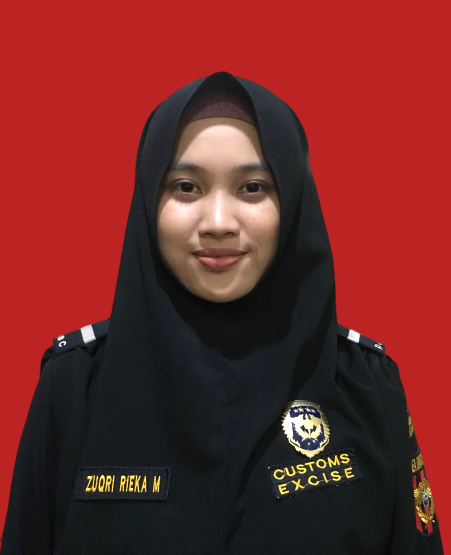
#> input picture kemenkun/photos/199901012018012001.jpg, 451 x 555 px
$ python -i skinDetection.py   (imports and definitions only)
#> lines starting #> are read from the running program, lines starting #| are printed output that depends on the picture; after the words box and inside, x2 and y2 are one past the last pixel; in counts of white or black regions, pixels touching at a corner belong together
#> further down, picture is the input picture: shape (555, 451, 3); mean B, G, R 39.5, 41.2, 112.7
import numpy as np
import cv2
from sklearn.cluster import KMeans
from collections import Counter
import imutils
import pprint
from matplotlib import pyplot as plt


def extractSkin(image):
    # Taking a copy of the image
    img = image.copy()
    # Converting from BGR Colours Space to HSV
    img = cv2.cvtColor(img, cv2.COLOR_BGR2HSV)
#> img: shape (555, 451, 3); mean H, S, V 42.2, 129.6, 115.5

    # Defining HSV Threadholds
    lower_threshold = np.array([0, 48, 80], dtype=np.uint8)
    upper_threshold = np.array([20, 255, 255], dtype=np.uint8)

    # Single Channel mask,denoting presence of colours in the about threshold
    skinMask = cv2.inRange(img, lower_threshold, upper_threshold)
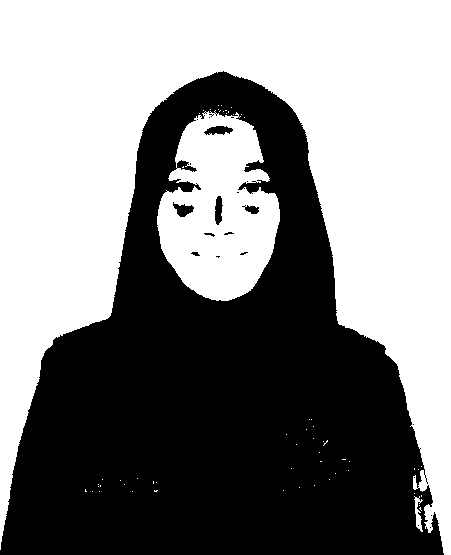
#> skinMask: shape (555, 451); 52.8% white; 22 black regions (15 under 20 px), largest, box (x1, y1, x2, y2) and area: (0, 71, 444, 555) 117441, (204, 126, 233, 135) 175, (173, 202, 194, 217) 172

    # Cleaning up mask using Gaussian Filter
    skinMask = cv2.GaussianBlur(skinMask, (3, 3), 0)

    # Extracting skin from the threshold mask
    skin = cv2.bitwise_and(img, img, mask=skinMask)
#> skin: shape (555, 451, 3); mean H, S, V 1.3, 103.7, 98.7

    # Return the Skin image
    return cv2.cvtColor(skin, cv2.COLOR_HSV2BGR)
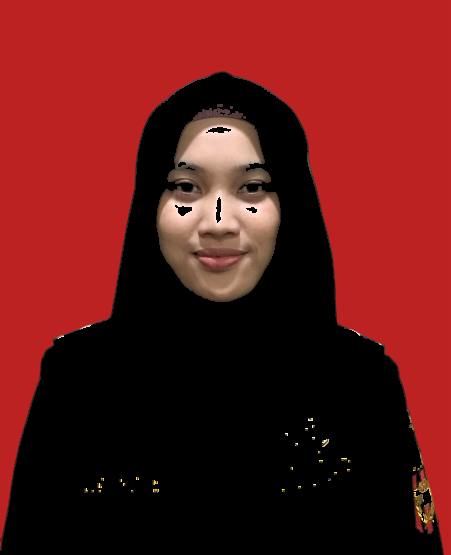
#> returned value: shape (555, 451, 3); mean B, G, R 23.4, 24.9, 98.7


def removeBlack(estimator_labels, estimator_cluster):

    # Check for black
    hasBlack = False

    # Get the total number of occurance for each color
    occurance_counter = Counter(estimator_labels)

    # Quick lambda function to compare to lists
    compare = lambda x, y: Counter(x) == Counter(y)

    # Loop through the most common occuring color
    for x in occurance_counter.most_common(len(estimator_cluster)):

        # Quick List comprehension to convert each of RBG Numbers to int
        color = [int(i) for i in estimator_cluster[x[0]].tolist()]

        # Check if the color is [0,0,0] that if it is black
        if compare(color, [0, 0, 0]) == True:
            # delete the occurance
            del occurance_counter[x[0]]
            # remove the cluster
            hasBlack = True
            estimator_cluster = np.delete(estimator_cluster, x[0], 0)
            break

    return (occurance_counter, estimator_cluster, hasBlack)


# [1 line not run here, left out]

>>> import cv2
>>> picture = cv2.imread('../../kemenkun/photos/199901012018012001.jpg')
>>> result = extractSkin(picture)

$ run again, on kemenkun/photos/199901032018012001.jpg
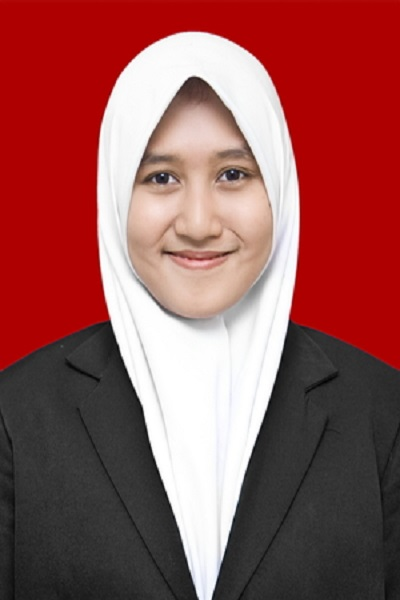
#> input picture kemenkun/photos/199901032018012001.jpg, 400 x 600 px
#> picture is the input picture: shape (600, 400, 3); mean B, G, R 84.1, 85.2, 148.2
#> img: shape (600, 400, 3); mean H, S, V 13, 95.3, 148.5
#> in extractSkin, `skinMask = cv2.inRange(img, lower_threshold, upper_threshold)`:
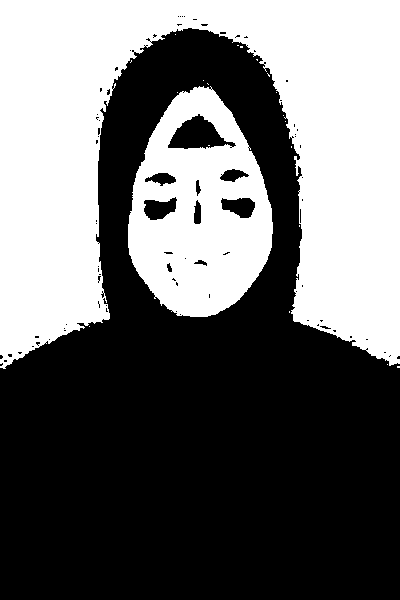
#> skinMask: shape (600, 400); 42.6% white; 21 white regions (19 under 20 px), largest, box (x1, y1, x2, y2) and area: (0, 0, 400, 369) 80738, (128, 86, 273, 317) 21501
#> skin: shape (600, 400, 3); mean H, S, V 2.2, 93.6, 78.5
#> in extractSkin, `return cv2.cvtColor(skin, cv2.COLOR_HSV2BGR)`:
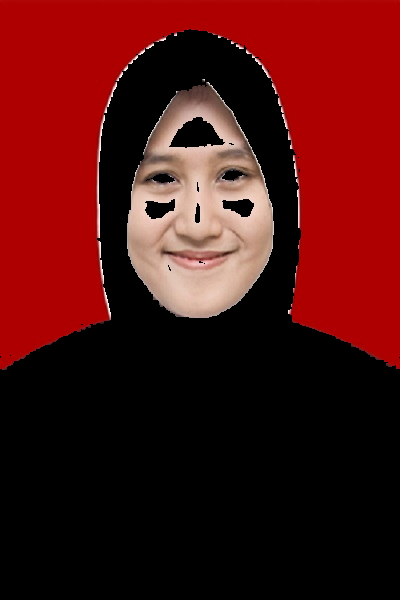
#> returned value: shape (600, 400, 3); mean B, G, R 14.4, 16, 78.5

$ run again, on kemenkun/photos/199901062018012001.jpg
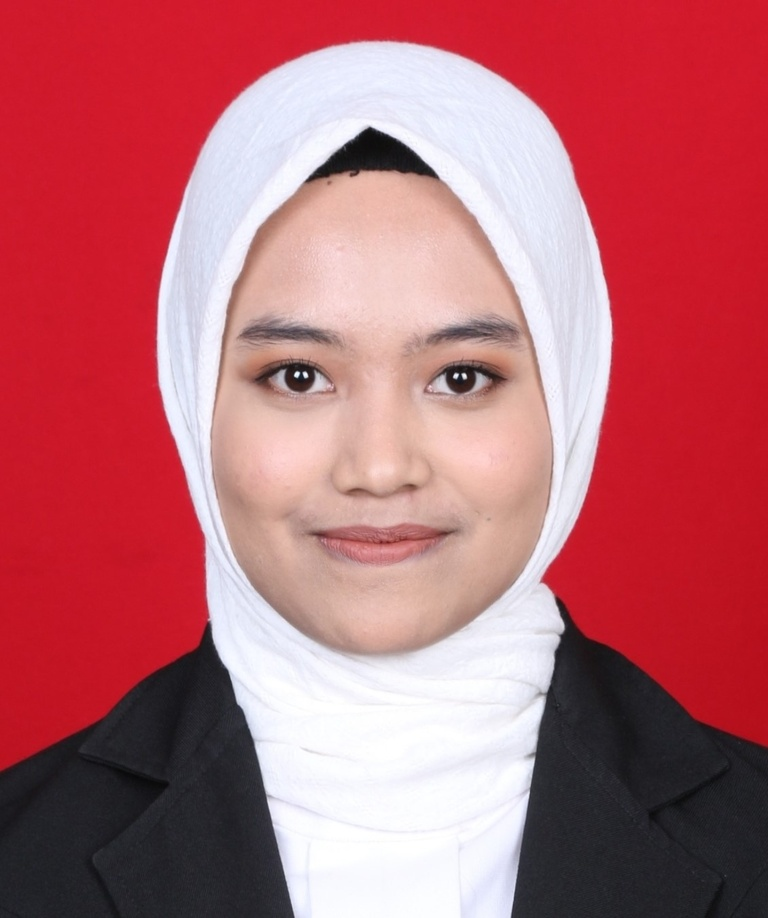
#> input picture kemenkun/photos/199901062018012001.jpg, 768 x 918 px, shrunk from 1130 x 1351 before the run
#> picture is the input picture: shape (918, 768, 3); mean B, G, R 111.9, 103.3, 184.4
#> img: shape (918, 768, 3); mean H, S, V 122.4, 113.1, 187.8
#> in extractSkin, `skinMask = cv2.inRange(img, lower_threshold, upper_threshold)`:
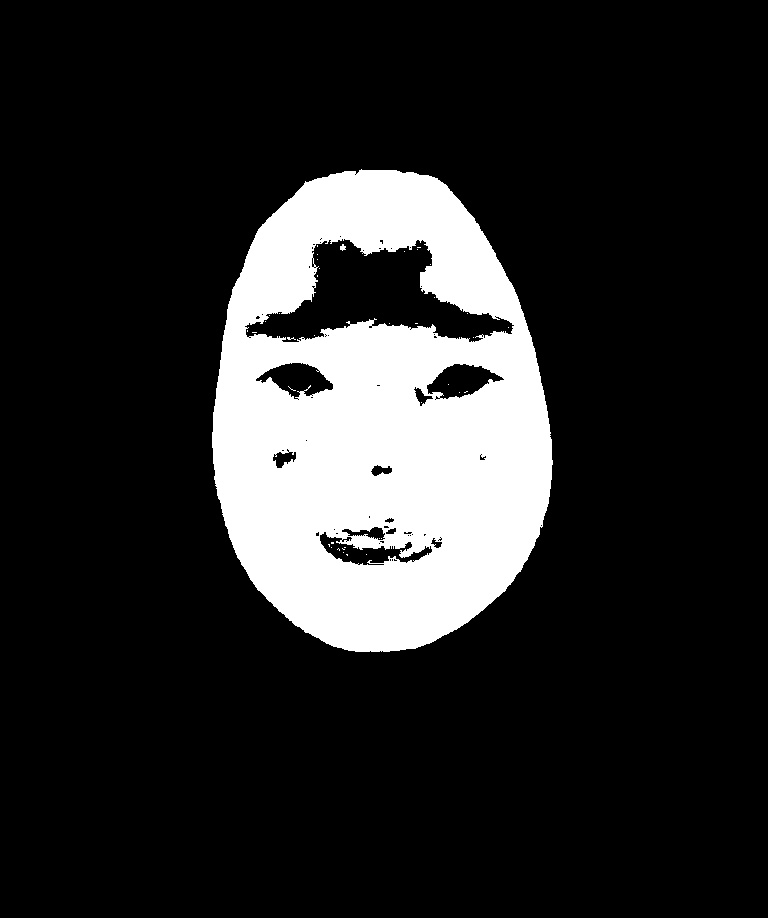
#> skinMask: shape (918, 768); 15.9% white; 40 white regions (38 under 20 px), largest, box (x1, y1, x2, y2) and area: (212, 169, 553, 652) 111685, (340, 244, 346, 251) 28
#> skin: shape (918, 768, 3); mean H, S, V 1.4, 11.1, 34.9
#> in extractSkin, `return cv2.cvtColor(skin, cv2.COLOR_HSV2BGR)`:
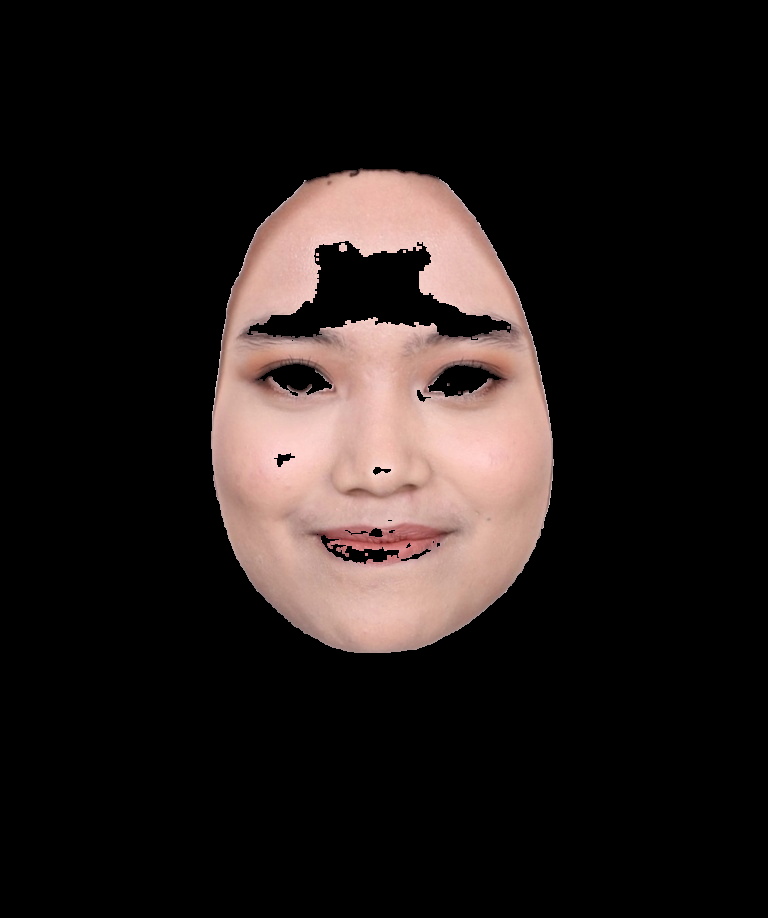
#> returned value: shape (918, 768, 3); mean B, G, R 25.8, 27.5, 34.9

$ run again, on kemenkun/photos/199901072018012001.jpg
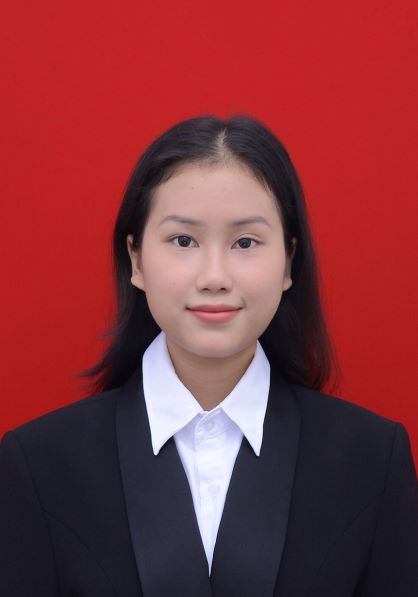
#> input picture kemenkun/photos/199901072018012001.jpg, 418 x 597 px
#> picture is the input picture: shape (597, 418, 3); mean B, G, R 59.7, 53, 130.1
#> img: shape (597, 418, 3); mean H, S, V 116.4, 137.3, 135.2
#> in extractSkin, `skinMask = cv2.inRange(img, lower_threshold, upper_threshold)`:
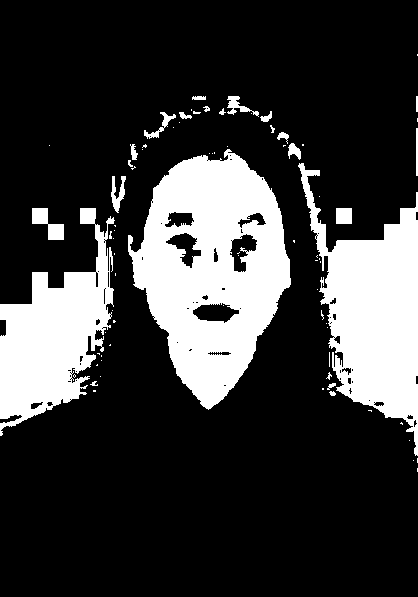
#> skinMask: shape (597, 418); 22.7% white; 79 white regions (56 under 20 px), largest, box (x1, y1, x2, y2) and area: (128, 149, 291, 410) 24887, (298, 163, 418, 456) 16388, (0, 208, 115, 436) 12846
#> skin: shape (597, 418, 3); mean H, S, V 4.4, 37.5, 44.1
#> in extractSkin, `return cv2.cvtColor(skin, cv2.COLOR_HSV2BGR)`:
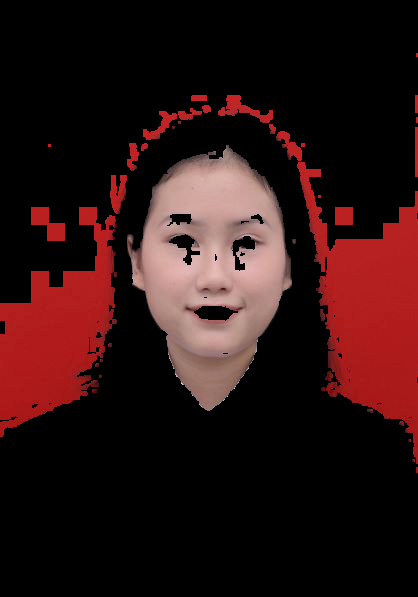
#> returned value: shape (597, 418, 3); mean B, G, R 18.4, 19, 44.1
